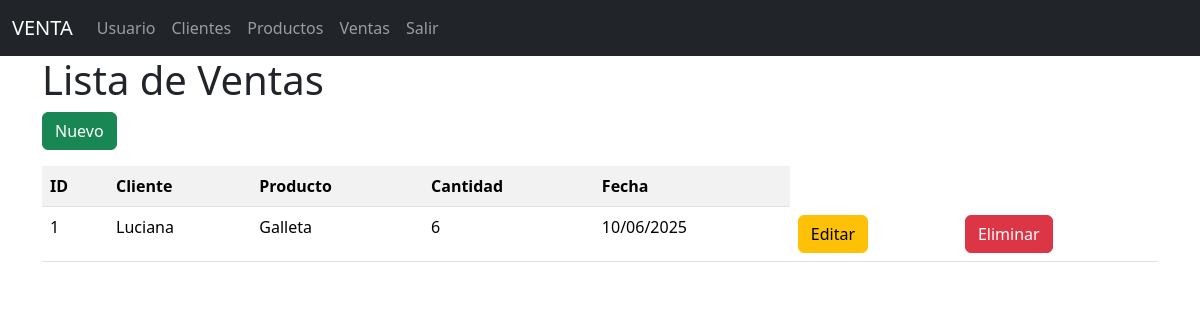
The page /ventas/ on the database as committed earlier.
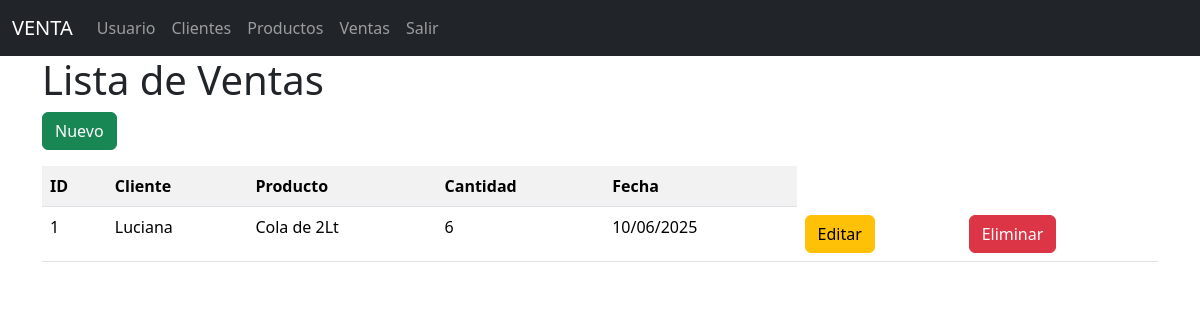
The same page on the database as committed later.
### models/venta_model.py (models this page shows, shortened)
class Venta(db.Model):
    __tablename__ = "ventas"
    id = db.Column(db.Integer, primary_key=True)
    cliente_id = db.Column(db.Integer, db.ForeignKey('clientes.id'), nullable=False)
    producto_id = db.Column(db.Integer, db.ForeignKey('productos.id'), nullable=False)
    cantidad = db.Column(db.Integer, nullable=False)
    fecha = db.Column(db.DateTime, nullable=False)
    cliente = db.relationship('Cliente', back_populates='ventas')
    producto = db.relationship('Producto', back_populates='ventas')
    @staticmethod
    def get_all():
        return Venta.query.all()

### models/cliente_model.py (models this page shows, shortened)
class Cliente(db.Model):
    __tablename__ = "clientes"
    id = db.Column(db.Integer, primary_key=True)
    nombre = db.Column(db.String(80), nullable=False)
    email = db.Column(db.String(100), nullable=False)
    telefono = db.Column(db.String(20), nullable=False)
    ventas = db.relationship('Venta', back_populates='cliente')

### models/producto_model.py (models this page shows, shortened)
class Producto(db.Model):
    __tablename__ = "productos"
    id = db.Column(db.Integer, primary_key=True)
    descripcion = db.Column(db.String(120), nullable=False)
    precio = db.Column(db.Float(11,2), nullable=False)
    stock = db.Column(db.Integer, nullable=False)
    ventas = db.relationship('Venta', back_populates='producto')

### controllers/venta_controller.py (the view)
@venta_bp.route("/")
def index():
    ventas = Venta.get_all()
    return venta_view.list(ventas)

### run.py (called while the page is built)
@app.context_processor
def inject_activate_path():
    def is_activate(path):
        return 'activate' if request.path == path else ''
    return dict(is_activate=is_activate)

### views/venta_view.py (called while the page is built)
def list(ventas):
    return render_template('ventas/index.html',ventas = ventas)

### templates/ventas/index.html (shortened to what this page needs)
{% extends 'base.html' %}
{% block content %}
<h1>Lista de Ventas </h1>
<a href="{{url_for('venta.create')}}" class="btn btn-success mb-3">Nuevo</a>
<table class="table table-striped">
    <tr>
        <th>ID</th>
        <th>Cliente</th>
        <th>Producto</th>
        <th>Cantidad</th>
        <th>Fecha</th>
    </tr>
    {% for item in ventas %}
<tr>
    <td>{{ item.id }}</td>
    <td>{{ item.cliente.nombre }}</td>
    <td>{{ item.producto.descripcion }}</td>
    <td>{{ item.cantidad }}</td>
   <td>{{ item.fecha.strftime('%d/%m/%Y')}}</td>
    <td>
        <a href="{{ url_for('venta.edit', id=item.id) }}" class="btn btn-warning">Editar</a>
    </td>
    <td>
        <a href="{{ url_for('venta.delete', id=item.id) }}" class="btn btn-danger">Eliminar</a>
    </td>
</tr>
{% endfor %}
</table>
{% endblock %}

### templates/base.html (shortened to what this page needs)
<!doctype html>
<html lang="es">
  <head>
    <link href="https://cdn.jsdelivr.net/npm/bootstrap@5.3.6/dist/css/bootstrap.min.css" rel="stylesheet">
  </head>
  <body>
    <nav class="navbar navbar-expand-lg navbar-dark bg-dark">
        <div class="container-fluid">
          <a class="navbar-brand" href="#">VENTA</a>
          <div class="collapse navbar-collapse" id="navbarNav">
            <ul class="navbar-nav">
              <li class="nav-item">
                <a class="nav-link {{ is_activate('/usuarios/') }} " aria-current="page" href="/usuarios/">Usuario</a>
              </li>
              <li class="nav-item">
                <a class="nav-link {{ is_activate('/clientes/') }}" href="/clientes/">Clientes</a>
              </li>
              <li class="nav-item">
                <a class="nav-link {{ is_activate('/productos/') }}" href="/productos/">Productos</a>
              </li>
              <li class="nav-item">
                <a class="nav-link {{ is_activate('/ventas/') }}" href="/ventas/">Ventas</a>
              </li>
              <li class="nav-item">
                <a class="nav-link" href="#">Salir</a>
              </li>
            </ul>
          </div>
        </div>
      </nav>
   <div class="container">
    {% block content %}
   {% endblock %}
   </div>
  </body>
</html>

Rows that differ between the two databases and show on the page:
changed Venta "Luciana": producto.descripcion "Galleta" → "Cola de 2Lt"
